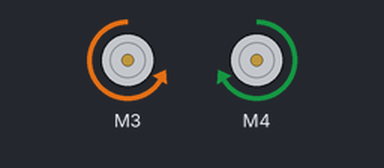
A sketch run on a simulated Arduino Uno, built with avr-gcc and run on an emulated ATmega328P. Parts: 2 × DC motor (green arrow = forward, orange = backward, longer = faster).

Above: at 2.0 s.
At 6.2 s:
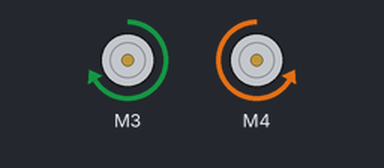
At 10.4 s:
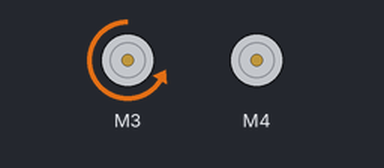
At 14.6 s:
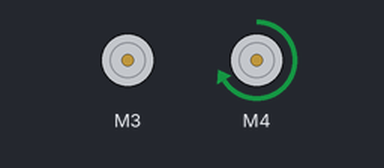
Timing chart, 0 to 21.8 s (numbered marks = the images above):
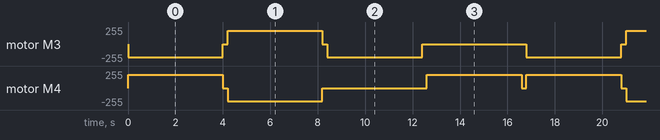

Measured:
- by itself, motor M4: repeats every 16.8 s: stopped 0.20 s, backward 200/255 4.0 s, stopped 4.4 s, forward 200/255 4.0 s, stopped 0.20 s, forward 200/255 4.0 s
- by itself, motor M3: repeats every 16.8 s: stopped 0.20 s, forward 200/255 4.0 s, stopped 0.20 s, backward 200/255 4.0 s, stopped 4.4 s, backward 200/255 4.0 s

The sketch:

dc_motor_test_2.ino
```cpp
#include <AFMotor.h>

AF_DCMotor motor3(3);
AF_DCMotor motor4(4);

void setup() {

  motor3.setSpeed(200);
  motor4.setSpeed(200);
  motor3.run(RELEASE);
  motor4.run(RELEASE);

}

void loop() {

  // FORWARD
  motor3.run(BACKWARD);
  motor4.run(FORWARD);

  delay(4000);
  motor3.run(RELEASE);
  motor4.run(RELEASE);
  delay(200);

  // BACKWARD
  motor3.run(FORWARD);
  motor4.run(BACKWARD);

  delay(4000);
  motor3.run(RELEASE);
  motor4.run(RELEASE);
  delay(200);

  // RIGHT
  motor3.run(BACKWARD);
  motor4.run(RELEASE);

  delay(4000);
  motor3.run(RELEASE);
  motor4.run(RELEASE);
  delay(200);

  // LEFT
  motor3.run(RELEASE);
  motor4.run(FORWARD);

  delay(4000);
  motor3.run(RELEASE);
  motor4.run(RELEASE);
  delay(200);

}
```
